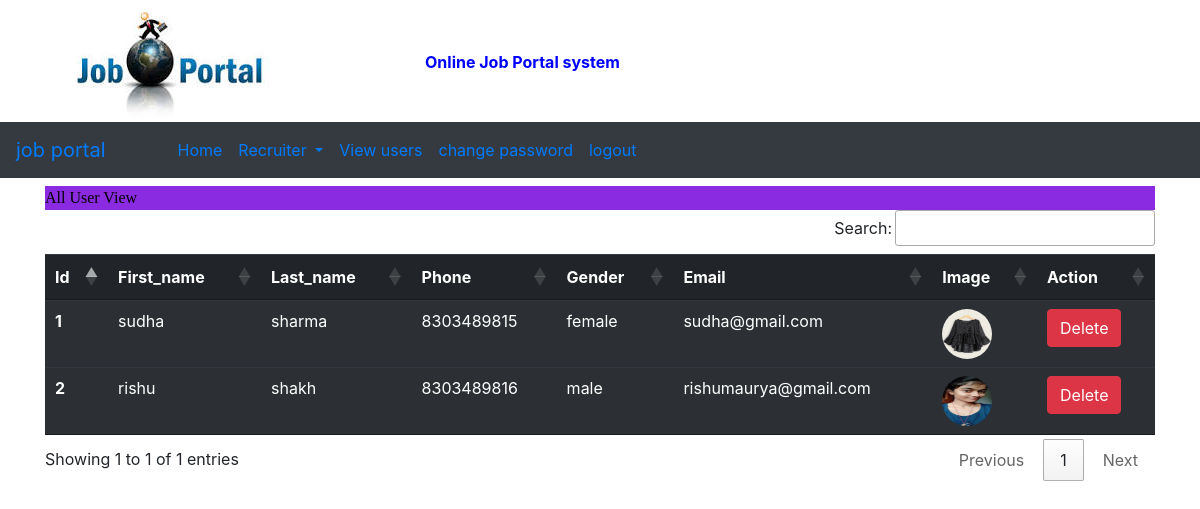
Page /user_view/ (signed in) on the committed database.
### job/models.py (models this page shows, shortened)
class studentuser(models.Model):
    user = models.ForeignKey(User, on_delete=models.CASCADE)
    phone = models.CharField(max_length=10)
    gender = models.CharField(max_length=20)
    type = models.CharField(max_length=20)
    image = models.FileField(null = True)

### job/views.py (the view)
# urls.py: path('user_view/',views.user_view,name="UserViews"),
def user_view(request):
    if not request.user.is_authenticated:
        return redirect('/user_login')
    alluser = studentuser.objects.all()
    param = {'alluser':alluser}
    return render(request,'user_views.html',param)

### job/templates/user_views.html (shortened to what this page needs)
{% extends 'admin_nav.html' %}
{%block body%}
<div class="container mt-2">
<marquee  style="font-family: cursive; color:black;background-color: blueviolet" direction=""> All User View</marquee>
<table class="table table-striped table-dark mt-2" id="example">
    <thead>
      <tr>
        <th scope="col">Id</th>
        <th scope="col">First_name</th>
        <th scope="col">Last_name</th>
        <th scope="col">Phone</th>
        <th scope="col">Gender</th>
        <th scope="col">Email</th>
        <th scope="col">Image</th>
        <th scope="col">Action</th>
      </tr>
    </thead>
    {% for i in alluser %}
    <tbody>
      <tr>
        <th scope="row">{{forloop.counter}}</th>
        <td>{{i.user.first_name}}</td>
        <td>{{i.user.last_name}}</td>
        <td>{{i.phone}}</td>
        <td>{{i.gender}}</td>
        <td>{{i.user.email}}</td>
        <td> <img src="{{i.image.url}}" style="width: 50px; height: 50px; border-radius: 50%;"></td>
        <td><a href="/user_delete/{{i.user.id}}" class="btn btn-danger">Delete</a></td>
      </tr>
    </tbody>
    {%endfor%}
  </table>
</div>
{%endblock%}

### rows in the picture
studentuser: user.first_name "sudha", user.last_name "sharma", phone "8303489815", gender "female", user.email "sudha@gmail.com", image (picture)
studentuser: user.first_name "rishu", user.last_name "shakh", phone "8303489816", gender "male", user.email "rishumaurya@gmail.com", image (picture)
